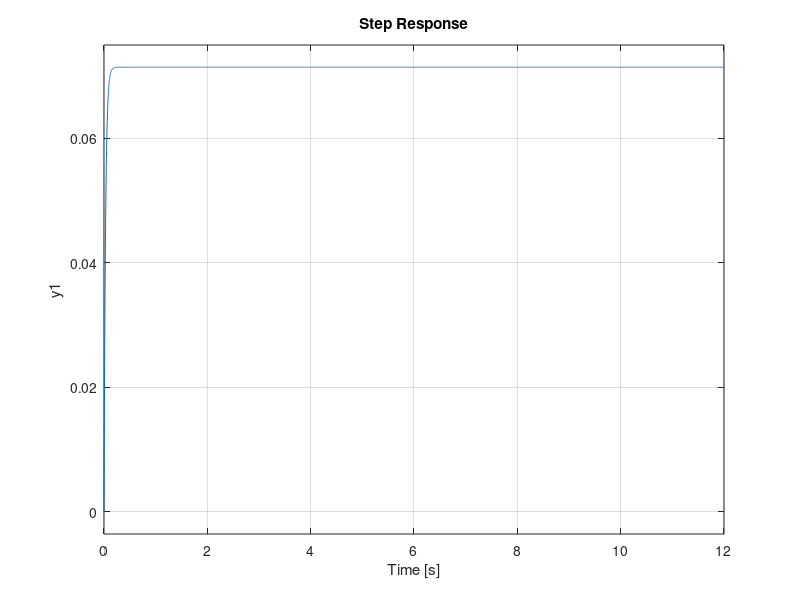

MATLAB code to generate this figure:
close all; clear all; history -c; clc;
pkg load control;

s = tf('s');
R = 5.8;
L = 135*10^-6;
Ki = 14,48*10^-3; % Ki = Ka = Kb
J = 1,7*10^-7;
B = 1.136*10^-7; % Se obtiene mediante el TVF

% Expresión deducida del Ejercicio 5.1
F_s = Ki/(J*L*s^2 + s*(B*L + J*R) + Ki*Ki + B*R)
step(F_s,12)


% Ejercicio 7
Tm = (R*J)/(R*B + Ki*Ki);
Wmax = 785.39;
% En el apartado 4, no load speed hace referencia a la maxima
% velocidad angular ya que al no tener carga, su velocidad se
% maximiza, por lo tanto: 7500 rpm = 785.39 rad/s

G1 = (Wmax/12)/(Tm*s + 1)
G2 = (Wmax/12)/(((Tm/2)*s + 1)^2)
